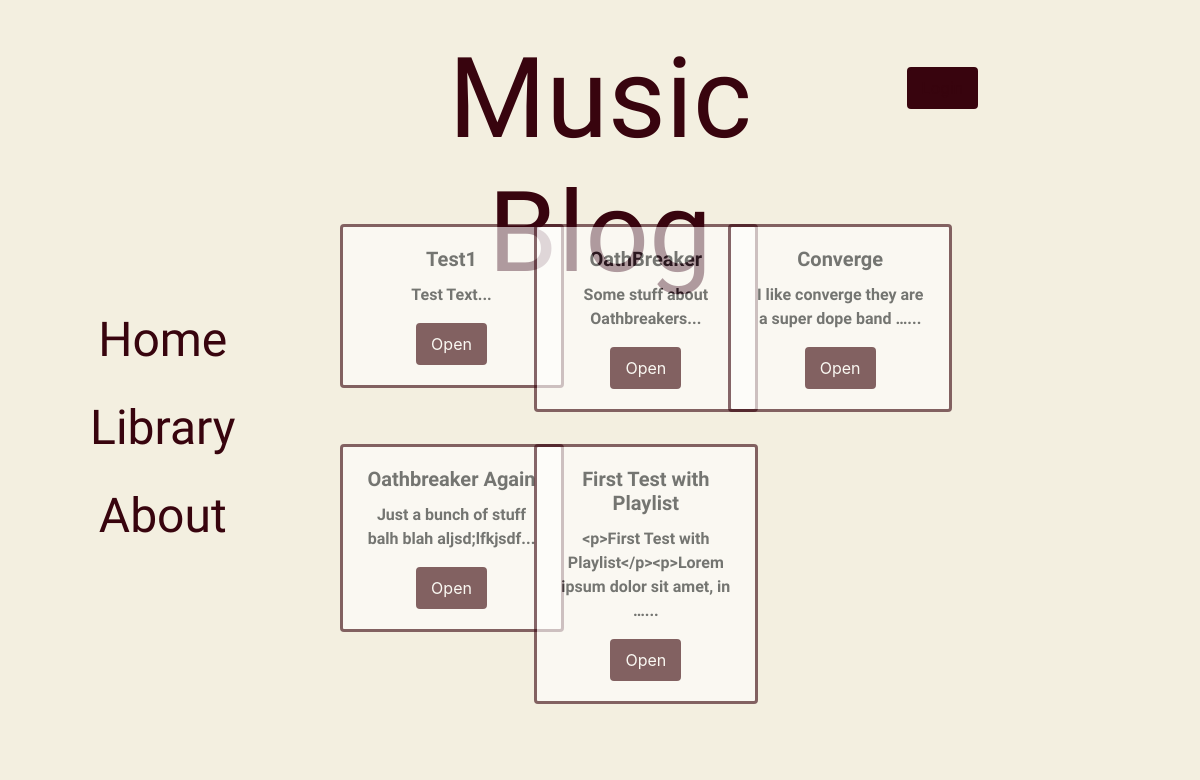
Before: /library/ with the older database file.
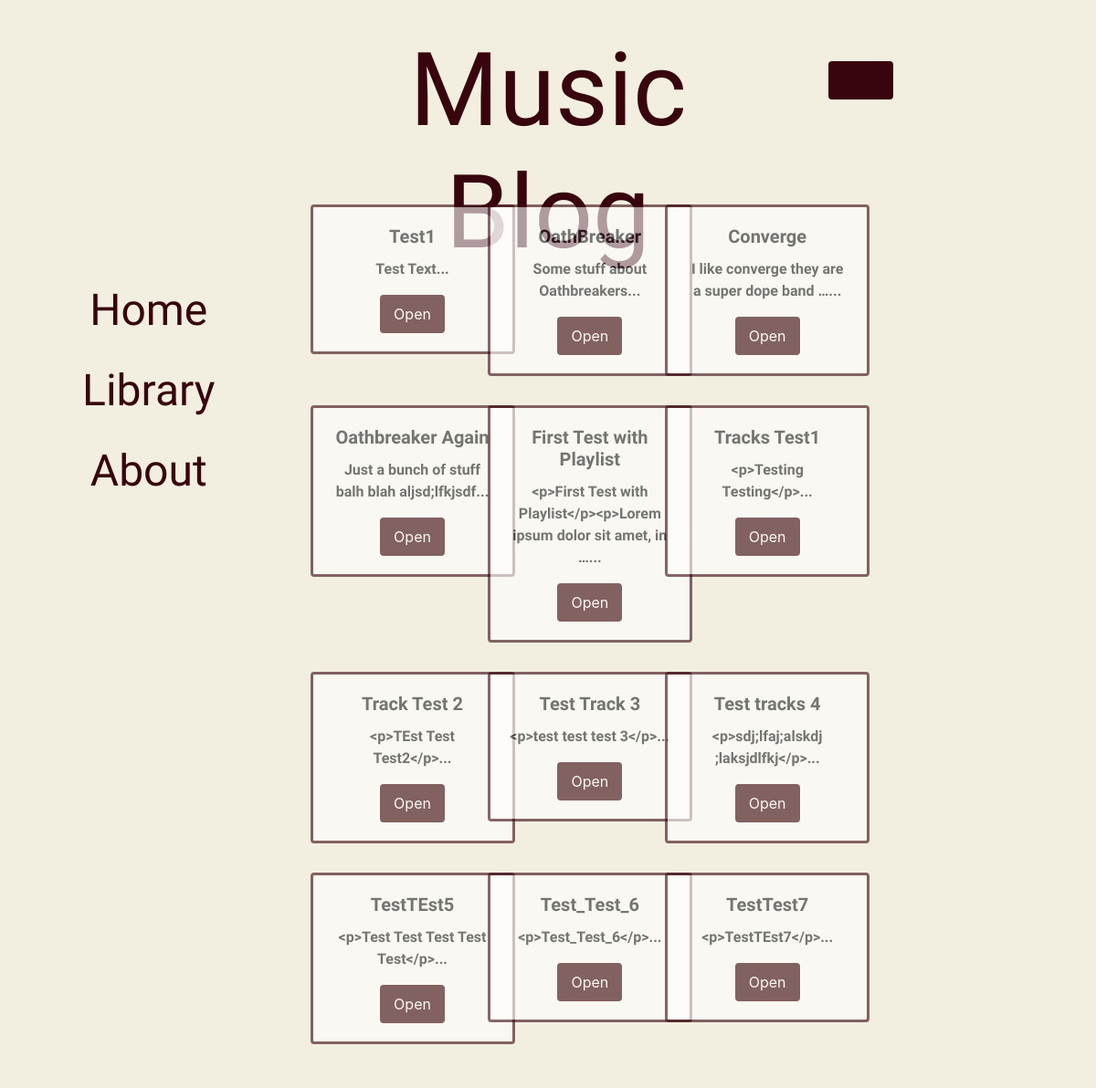
After: the same page with the newer database file.
### blog/models.py (models this page shows, shortened)
class Post(models.Model):
    author = models.ForeignKey('auth.User', models.CASCADE)
    title = models.CharField(max_length=200)
    text = models.TextField()
    create_date = models.DateTimeField(default=timezone.now)
    published_date = models.DateTimeField(default=timezone.now)
    playlist_id = models.CharField(max_length=255, default="7qP3wKi5ynkAUw7Jlmwj7v")
    user_id = models.CharField(max_length=255, default=SPOTIFY_USER_ID)

### blog/views.py (the view)
# urls.py: path('library/', views.LibraryPageView.as_view(), name='library'),
class LibraryPageView(ListView):
    template_name = "library.html"
    model = Post
    def get_queryset(self):
        return Post.objects.filter().order_by('published_date')

### blog/templates/blog/library.html
{% extends 'base.html' %}
{% block content %}
    <div class="col col-6 card-libary edit-border" align="center">
        <div class="row justify-content-center">
    {% for post in post_list %}
            <div class="col col-lg-4">
                <div class="card" style="width: 14em;">
                    <div class="card-body">
                        <h5 class="card-title">{{ post.title }}</h5>
                        <p class="card-text">{{ post.text|truncatewords:9 }}...</p>
                        <a href="{% url "blogpage" pk=post.pk %}" class="btn btn-primary">Open</a>
                    </div>
                </div>
            </div>
        {% if forloop.counter|divisibleby:3 %}
            </div>
            <div class="row">
        {% endif %}
    {% endfor %}
        </div>
    </div>
{% endblock %}

### blog/templates/blog/base.html (shortened to what this page needs)
<!DOCTYPE html>
<html lang="en" dir="ltr">
  <head>
    {% load staticfiles %}
    <link rel="stylesheet" href="https://stackpath.bootstrapcdn.com/bootstrap/4.3.0/css/bootstrap.min.css">
    <link rel="stylesheet" href="{% static 'css/master.css' %}">
    <link rel="stylesheet" href="//cdn.jsdelivr.net/npm/medium-editor@latest/dist/css/medium-editor.min.css" type="text/css" media="screen" charset="utf-8">
  </head>
  <body>
    <div class="container-fluid full-width">
        <div class="row">
            <div class="col col-sm-3">
            </div>
            <div class="col col-sm-6 header">
                <h1 class="fullname"><a href="{% url 'homepage' %}">Music Blog</a></h1>
            </div>
            <div class="col col-sm-3 my-auto">
                <button type="button" class="btn btn-primary"><a href="{% url "social:begin" "spotify"%}">Login</a></button>
            </div>
        </div>
    </div>
    <div class="container-fluid">
        <div class="row">
          <div class="col col-sm-3 menu">
            <p><a href=" {% url 'homepage' %}">Home</a></p>
            <p><a href="{% url 'library' %}">Library</a></p>
            <p><a href="{% url 'about' %}">About</a></p>
          </div>
         {% block content %}
         {% endblock %}
          <div class="col col-sm-3 right">
          </div>
        </div>
    </div>
  </body>
</html>

### blog/static/css/master.css (style rules this page uses)
body, html { height: 100%; background-color: #f3efe0; }
.container-fluid { background-color: #f3efe0; padding: 2em; }
.header { height: 7em; font-family: 'Staatliches', cursive; text-align: center; color: #33040D; }
.header h1 { font-size: 7em; }
.fullname { display: block; }
.menu { font-family: 'News Cycle', sans-serif; font-size: 3em; text-align: center; color: #38040E; padding-top: 2em; }
a { color: #38040E; }
.card { margin: 1em; border: solid #38040E; opacity: 0.6; transition: opacity 1s; }
.card-title, .card-text { font-family: 'News Cycle', sans-serif; font-weight: bold; }
.btn { background-color: #38040E; border: solid #38040E; }

Changed rows visible on the page:
added Post: title "Tracks Test1", text "<p>Testing Testing</p>"
added Post: title "Track Test 2", text "<p>TEst Test Test2</p>"
added Post: title "Test Track 3", text "<p>test test test 3</p>"
added Post: title "Test tracks 4", text "<p>sdj;lfaj;alskdj ;laksjdlfkj</p>"
added Post: title "TestTEst5", text "<p>Test Test Test Test Test</p>"
added Post: title "Test_Test_6", text "<p>Test_Test_6</p>"
added Post: title "TestTest7", text "<p>TestTEst7</p>"
